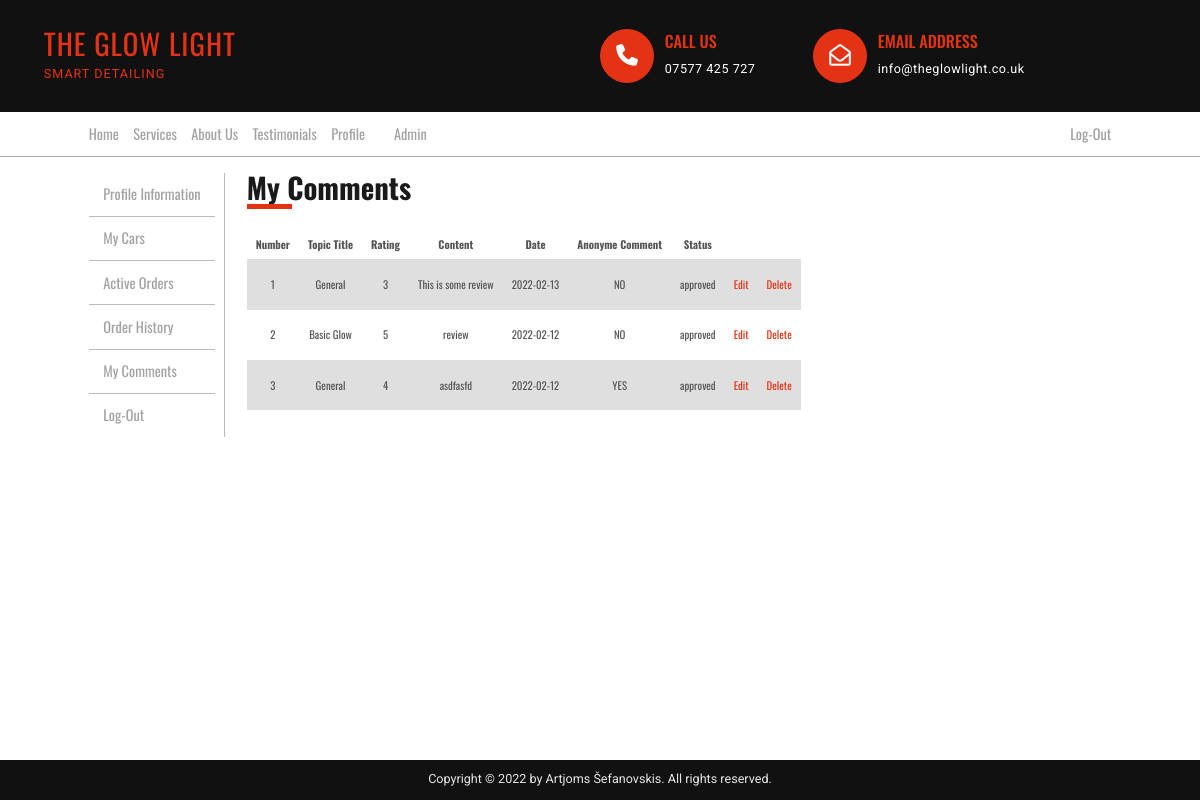
Screenshot of /profile.php?source=view_user_comments (signed in) with the database file from the repository.
### tables this page shows
CREATE TABLE `comments` (
  `comment_id` int(11) NOT NULL,
  `comment_topic_id` int(11) NOT NULL,
  `comment_user_id` int(11) NOT NULL,
  `comment_rating` int(1) NOT NULL,
  `comment_content` text DEFAULT NULL,
  `comment_date` date NOT NULL,
  `comment_isanonyme` tinyint(1) NOT NULL DEFAULT 0,
  `comment_status` varchar(255) NOT NULL DEFAULT 'draft'
);

### inc/view_user_comments.php (the view, shortened to what this page needs)
<?php
  if(isset($_SESSION['user_id'])){
  $user_id = $_SESSION['user_id'];
?>
  <div class="second-header-box">
    <div>
      <h2 class="second-heading">My Comments</h2>
      <span class="second-header-line"></span>
    </div>
  </div>
  <?php
    $query = "select c.comment_id, IF(s.service_id = 1,'General',s.service_title) as 'service_title', c.comment_rating, c.comment_content, c.comment_date, IF(c.comment_isanonyme = 0, 'NO', 'YES') as 'comment_isanonyme', c.comment_status ";
    $query.= "FROM comments as c ";
    $query.= "JOIN services as s on s.service_id = c.comment_topic_id ";
    $query.= "WHERE comment_user_id = $user_id ";
    $query.= "order by c.comment_id desc";
    $select_comments = mysqli_query($conn,$query);
    if(mysqli_num_rows($select_comments) == 0){
      echo "<h3 class='empty-message'>Looks like you haven't written any comments.</h3>";
    }
    else{
    ?>
      <table class="users-table comment-table">
        <thead class="users-table-head" >
          <tr>
            <th>Number</th>
            <th>Topic Title</th>
            <th>Rating</th>
            <th>Content</th>
            <th>Date</th>
            <th>Anonyme Comment</th>
            <th>Status</th>
            <th></th>
            <th></th>
          </tr>
        </thead>
        <tbody class="users-table-body"
          <?php
          $counter = 1;
          while ($row = mysqli_fetch_assoc($select_comments)) {
            $comment_id = $row['comment_id'];
            $title = $row['service_title'];
            $comment_rating = $row['comment_rating'];
            $comment_content = $row['comment_content'];
            $comment_date = $row['comment_date'];
            $comment_isanonyme = $row['comment_isanonyme'];
            $comment_status = $row['comment_status'];
            echo "<tr class='users-table-row'>";
            echo "<td>$counter</td>";
            echo "<td>$title</td>";
            echo "<td>$comment_rating</td>";
            echo "<td>$comment_content</td>";
            echo "<td>$comment_date</td>";
            echo "<td>$comment_isanonyme</td>";
            echo "<td>$comment_status</td>";
            echo "<td><a href='profile.php?source=edit_comment&comment_id=$comment_id'>Edit</a></td>";
            echo "<td><a href='profile.php?source=view_user_comments&delete=$comment_id'>Delete</a></td>";
            echo "</tr>";
            $counter++;
          }
          ?>
        </tbody>
      </table>
    <?php
    }
  }
?>

### css/general.css (style rules this page uses)
* { padding: 0; margin: 0; box-sizing: border-box; }
html { font-size: 62.5%; height: 100%; overflow-x: hidden; }
body { font-family: "Oswald", sans-serif; line-height: 1; font-weight: 400; color: #555; position: relative; min-height: 100vh; overflow-x: hidden; }
.second-header-box { display: flex; justify-content: space-between; margin-bottom: 3.2rem; position: relative; }
.second-heading { font-size: 3.2rem; color: #1a1a1a; }
.second-header-line { display: inline-block; border-top: 5px solid #e43314; width: 5rem; position: absolute; left: 0; bottom: -0.8rem; }
@media (max-width: 75em) { html { font-size: 56.25%; } }

### css/profile.css (style rules this page uses)
.users-table { font-size: 1.2rem; text-align: center; vertical-align: center; border-collapse: collapse; }
.users-table th { height: 2.4rem; padding: 1rem; }
.users-table td { height: 5.6rem; padding: 1rem; }
.users-table tbody tr:nth-child(odd) { background-color: #dfdfdf; }
.users-table a:link, .users-table a:visited { text-decoration: none; color: #e43314; }

### rows the page displays
comments: title "General", comment_rating "3", comment_content "This is some review", comment_date "2022-02-13", comment_isanonyme "NO", comment_status "approved"
comments: title "Basic Glow", comment_rating "5", comment_content "review", comment_date "2022-02-12", comment_isanonyme "NO", comment_status "approved"
comments: title "General", comment_rating "4", comment_content "asdfasfd", comment_date "2022-02-12", comment_isanonyme "YES", comment_status "approved"
